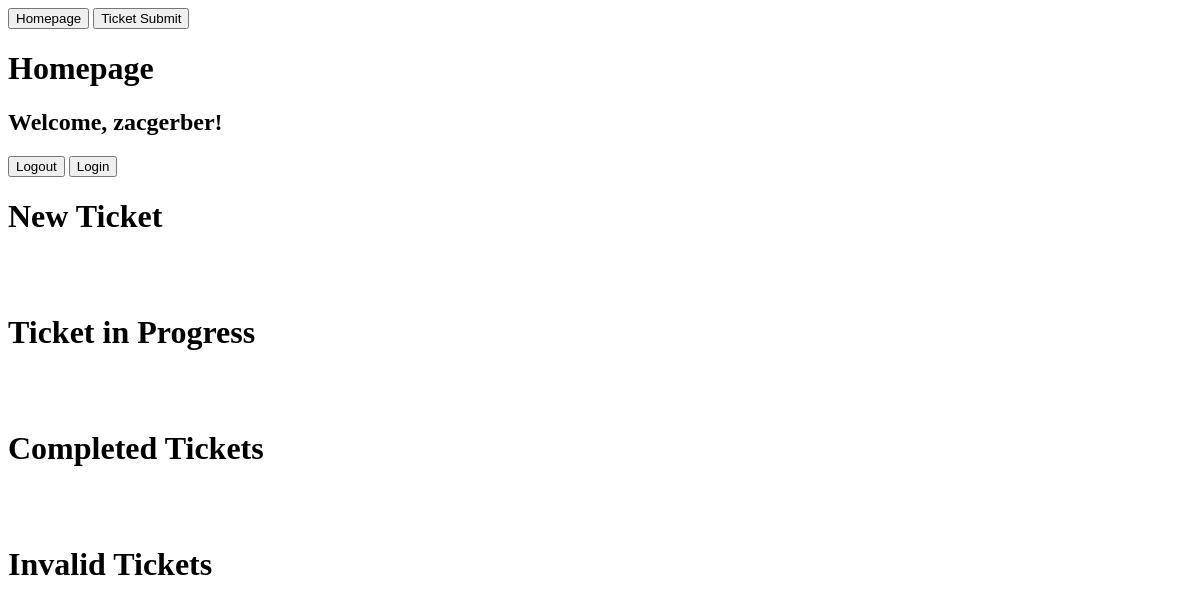
The page / (signed in) on the database as committed earlier.
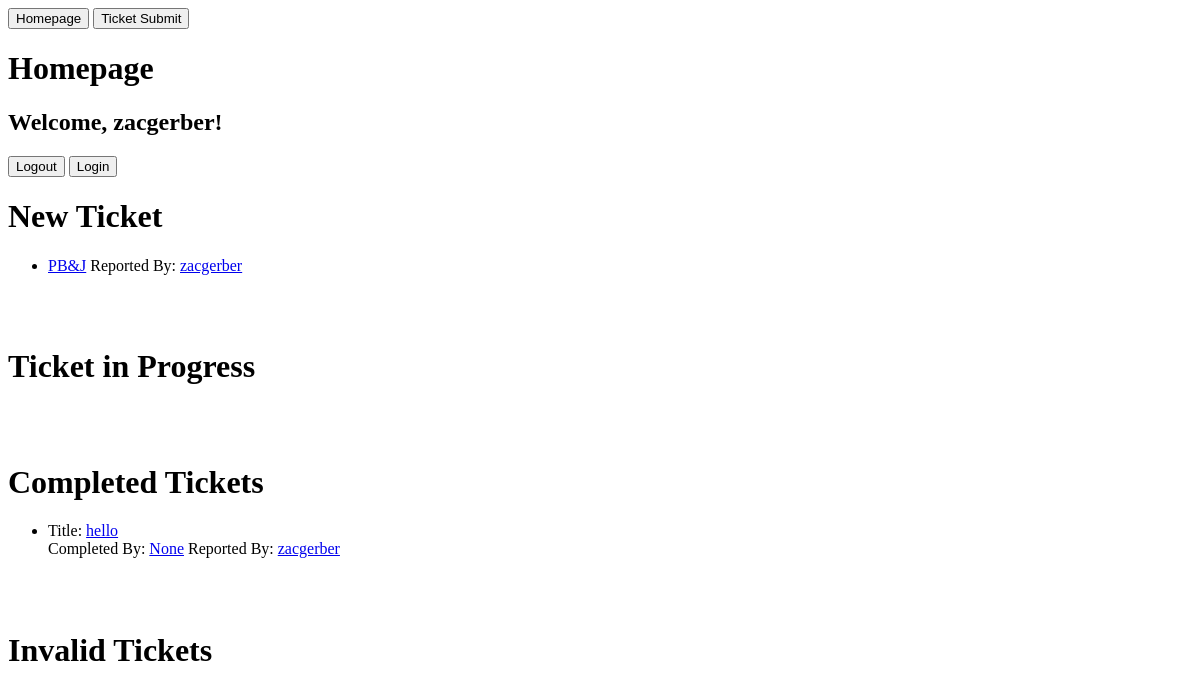
The same page on the database as committed later.
### homepage/models.py (models this page shows, shortened)
class Ticket(models.Model):
    objects = None
    N = 'N'
    IP = 'IP'
    Invalid = 'INV'
    D = 'D'
    status_choices = [
        (N, 'New'),
        (IP, 'In_Progress'),
        (D, 'Done'),
        (Invalid, 'Invalid'),
    ]
    title = models.CharField(max_length=50)
    filed_date = models.DateTimeField(default=timezone.now)
    description = models.TextField()
    user_filed = models.ForeignKey(MyUser, related_name="user_filed", null=True, on_delete=models.CASCADE)
    ticket_status = models.CharField(
        max_length=3,
        choices=status_choices,
        default=N,
    )
    user_assigned = models.ForeignKey(MyUser, related_name="user_assigned", null=True, on_delete=models.CASCADE)
    user_completed = models.ForeignKey(MyUser, related_name="user_completed", null=True, on_delete=models.CASCADE)

### bugpostapp/models.py (models this page shows)
class MyUser(AbstractUser):
    username = models.CharField(max_length=80, unique=True)
    def __str__(self):
        return self.username

### homepage/views.py (the view)
# urls.py: path('', views.index, name='homepage'),
@login_required
def index(request):
    html = "homepage.html"
    new_tickets = Ticket.objects.filter(ticket_status="N")
    in_progress_tickets = Ticket.objects.filter(ticket_status="IP")
    completed_tickets = Ticket.objects.filter(ticket_status="D")
    invalid_tickets = Ticket.objects.filter(ticket_status="INV")
    return render(request, html, {"New": new_tickets, "In_Progress": in_progress_tickets, "Completed": completed_tickets,
                                  "Invalid": invalid_tickets})

### templates/homepage.html (shortened to what this page needs)
<a href="/"><input class="Home" type="Submit" value="Homepage"></a>
<a href="/create_ticket_view/"><input class="CreateTicket" type="Submit" value="Ticket Submit"></a>
<h1>Homepage</h1>
<h2>Welcome, {{ request.user.username }}!</h2>
<p>
<a href="/logout_view/"><button>Logout</button></a>
<a href="/login_view/"><button>Login</button></a>
</p>
<div>
    <h1>New Ticket</h1>
    {% for ticket in New reversed %}
    <ul>
        <li>
            <a href="/ticket_detail_view/{{ ticket.id }}">{{ ticket.title }}</a>
            Reported By: <a href="/user_detail_view/{{ ticket.user_filed.id }}">{{  ticket.user_filed }}</a>
        </li>
    </ul>
    {% endfor %}
</div>
<div>
    <h1>Ticket in Progress</h1>
</div>
<div>
    <h1>Completed Tickets</h1>
    {% for ticket in Completed reversed %}
    <ul>
        <li>
            Title: <a href="/completed_ticket_view/{{ ticket.id}}">{{ ticket.title }}</a>
            <br>
            Completed By: <a href="/user_detail_view/{{ ticket.user_completed.id}}"> {{ ticket.user_completed }}</a>
            Reported By: <a href="/user_detail_view/{{ ticket.user_filed.id }}">{{  ticket.user_filed }}</a>
        </li>
    </ul>
    {% endfor %}
</div>
<div>
    <h1>Invalid Tickets</h1>
</div>

Rows that differ between the two databases and show on the page:
added Ticket: title "PB&J", user_filed "zacgerber", shown under "New Ticket"
added Ticket: title "hello", user_completed "None", user_filed "zacgerber", shown under "Completed Tickets"
